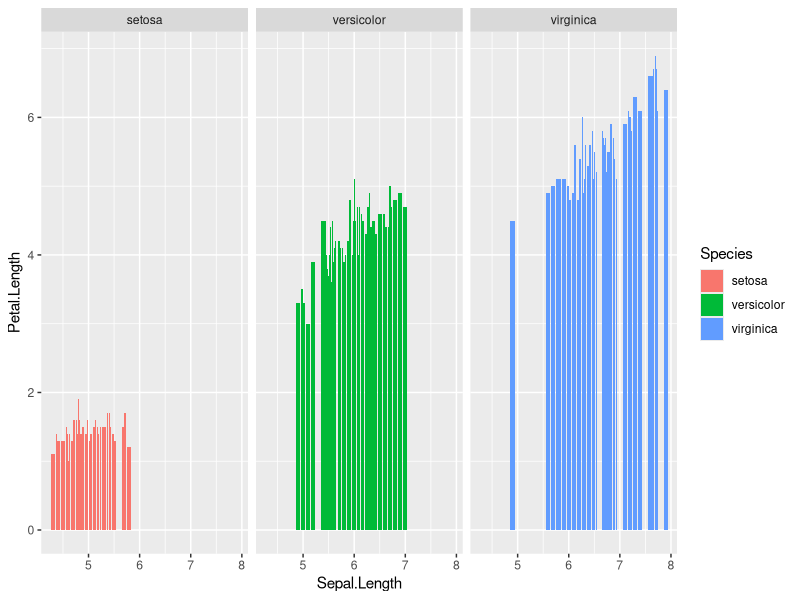

This figure's R source:
## ---- chunk 1
knitr::opts_chunk$set(echo = TRUE)
library(tidyverse)
## ---- chunk 2
iris %>%
  ggplot(aes(x=Sepal.Length, y=Petal.Length, fill=Species))+
  geom_bar(stat="identity", position = "dodge2") +
  facet_wrap(~Species) -> practice_plot

  
ggsave("practice_plot_github.png", practice_plot)

